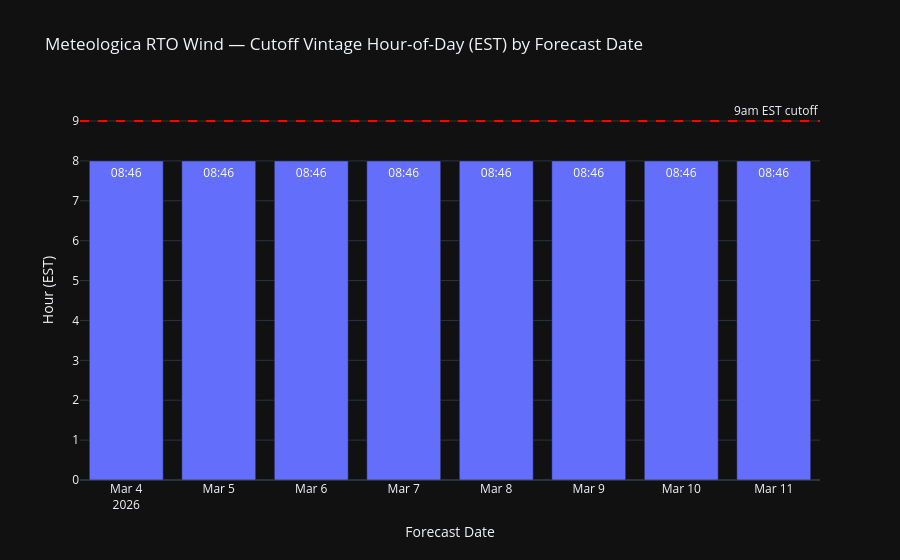

Notebook cell for this chart:
### Code cell
fig = px.bar(
    cutoff_times,
    x="forecast_date",
    y="cutoff_hour",
    text="cutoff_time_str",
    title="Meteologica RTO Wind \u2014 Cutoff Vintage Hour-of-Day (EST) by Forecast Date",
    template="plotly_dark",
)
fig.add_hline(y=9, line_dash="dash", line_color="red", annotation_text="9am EST cutoff")
fig.update_layout(yaxis_title="Hour (EST)", xaxis_title="Forecast Date")
fig.show()

### Figure 1 — Plotly figure (JSON) as saved in the notebook; plotly's stock layout.template omitted (floating-point values rounded to 4 significant figures)
{"data": [{"hovertemplate": "forecast_date=%{x}<br>cutoff_hour=%{y}<br>cutoff_time_str=%{text}<extra></extra>", "legendgroup": "", "marker": {"color": "#636efa", "pattern": {"shape": ""}}, "name": "", "orientation": "v", "showlegend": false, "text": ["08:46", "08:46", "08:46", "08:46", "08:46", "08:46", "08:46", "08:46"], "textposition": "auto", "type": "bar", "x": ["2026-03-04", "2026-03-05", "2026-03-06", "2026-03-07", "2026-03-08", "2026-03-09", "2026-03-10", "2026-03-11"], "xaxis": "x", "y": [8, 8, 8, 8, 8, 8, 8, 8], "yaxis": "y"}], "layout": {"annotations": [{"showarrow": false, "text": "9am EST cutoff", "x": 1, "xanchor": "right", "xref": "x domain", "y": 9, "yanchor": "bottom", "yref": "y"}], "barmode": "relative", "legend": {"tracegroupgap": 0}, "shapes": [{"line": {"color": "red", "dash": "dash"}, "type": "line", "x0": 0, "x1": 1, "xref": "x domain", "y0": 9, "y1": 9, "yref": "y"}], "title": {"text": "Meteologica RTO Wind — Cutoff Vintage Hour-of-Day (EST) by Forecast Date"}, "xaxis": {"anchor": "y", "domain": [0, 1], "title": {"text": "Forecast Date"}}, "yaxis": {"anchor": "x", "domain": [0, 1], "title": {"text": "Hour (EST)"}}}}
